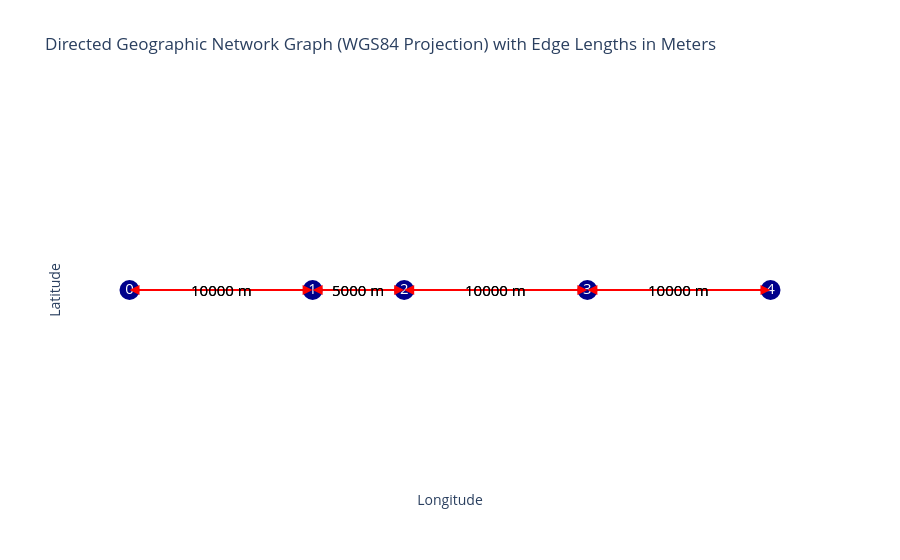

The notebook cell saved with this chart:
### Code cell
graph.plot()

### Figure 1 — Plotly figure (JSON) as saved in the notebook; plotly's stock layout.template omitted (floating-point values rounded to 4 significant figures)
{"data": [{"hoverinfo": "none", "line": {"color": "red", "width": 2}, "mode": "lines", "type": "scatter", "x": [0, 0.08983], "y": [0, 0]}, {"hoverinfo": "none", "line": {"color": "red", "width": 2}, "mode": "lines", "type": "scatter", "x": [0.08983, 0], "y": [0, 0]}, {"hoverinfo": "none", "line": {"color": "red", "width": 2}, "mode": "lines", "type": "scatter", "x": [0.08983, 0.1347], "y": [0, 0]}, {"hoverinfo": "none", "line": {"color": "red", "width": 2}, "mode": "lines", "type": "scatter", "x": [0.1347, 0.08983], "y": [0, 0]}, {"hoverinfo": "none", "line": {"color": "red", "width": 2}, "mode": "lines", "type": "scatter", "x": [0.1347, 0.2246], "y": [0, 0]}, {"hoverinfo": "none", "line": {"color": "red", "width": 2}, "mode": "lines", "type": "scatter", "x": [0.2246, 0.1347], "y": [0, 0]}, {"hoverinfo": "none", "line": {"color": "red", "width": 2}, "mode": "lines", "type": "scatter", "x": [0.2246, 0.3144], "y": [0, 0]}, {"hoverinfo": "none", "line": {"color": "red", "width": 2}, "mode": "lines", "type": "scatter", "x": [0.3144, 0.2246], "y": [0, 0]}, {"hoverinfo": "text", "marker": {"color": "darkblue", "size": 20}, "mode": "markers+text", "text": ["0", "1", "2", "3", "4"], "textfont": {"color": "white", "size": 15}, "textposition": "middle center", "type": "scatter", "x": [0, 0.08983, 0.1347, 0.2246, 0.3144], "y": [0, 0, 0, 0, 0]}], "layout": {"annotations": [{"arrowcolor": "red", "arrowhead": 2, "arrowsize": 2, "arrowwidth": 1, "ax": 0, "axref": "x", "ay": 0, "ayref": "y", "showarrow": true, "x": 0.08983, "xref": "x", "y": 0, "yref": "y"}, {"arrowcolor": "red", "arrowhead": 2, "arrowsize": 2, "arrowwidth": 1, "ax": 0.08983, "axref": "x", "ay": 0, "ayref": "y", "showarrow": true, "x": 0, "xref": "x", "y": 0, "yref": "y"}, {"arrowcolor": "red", "arrowhead": 2, "arrowsize": 2, "arrowwidth": 1, "ax": 0.08983, "axref": "x", "ay": 0, "ayref": "y", "showarrow": true, "x": 0.1347, "xref": "x", "y": 0, "yref": "y"}, {"arrowcolor": "red", "arrowhead": 2, "arrowsize": 2, "arrowwidth": 1, "ax": 0.1347, "axref": "x", "ay": 0, "ayref": "y", "showarrow": true, "x": 0.08983, "xref": "x", "y": 0, "yref": "y"}, {"arrowcolor": "red", "arrowhead": 2, "arrowsize": 2, "arrowwidth": 1, "ax": 0.1347, "axref": "x", "ay": 0, "ayref": "y", "showarrow": true, "x": 0.2246, "xref": "x", "y": 0, "yref": "y"}, {"arrowcolor": "red", "arrowhead": 2, "arrowsize": 2, "arrowwidth": 1, "ax": 0.2246, "axref": "x", "ay": 0, "ayref": "y", "showarrow": true, "x": 0.1347, "xref": "x", "y": 0, "yref": "y"}, {"arrowcolor": "red", "arrowhead": 2, "arrowsize": 2, "arrowwidth": 1, "ax": 0.2246, "axref": "x", "ay": 0, "ayref": "y", "showarrow": true, "x": 0.3144, "xref": "x", "y": 0, "yref": "y"}, {"arrowcolor": "red", "arrowhead": 2, "arrowsize": 2, "arrowwidth": 1, "ax": 0.3144, "axref": "x", "ay": 0, "ayref": "y", "showarrow": true, "x": 0.2246, "xref": "x", "y": 0, "yref": "y"}, {"font": {"color": "black", "size": 15}, "showarrow": false, "text": "10000 m", "x": 0.04492, "y": 0}, {"font": {"color": "black", "size": 15}, "showarrow": false, "text": "10000 m", "x": 0.04492, "y": 0}, {"font": {"color": "black", "size": 15}, "showarrow": false, "text": "5000 m", "x": 0.1123, "y": 0}, {"font": {"color": "black", "size": 15}, "showarrow": false, "text": "5000 m", "x": 0.1123, "y": 0}, {"font": {"color": "black", "size": 15}, "showarrow": false, "text": "10000 m", "x": 0.1797, "y": 0}, {"font": {"color": "black", "size": 15}, "showarrow": false, "text": "10000 m", "x": 0.1797, "y": 0}, {"font": {"color": "black", "size": 15}, "showarrow": false, "text": "10000 m", "x": 0.2695, "y": 0}, {"font": {"color": "black", "size": 15}, "showarrow": false, "text": "10000 m", "x": 0.2695, "y": 0}], "plot_bgcolor": "white", "showlegend": false, "title": {"text": "Directed Geographic Network Graph (WGS84 Projection) with Edge Lengths in Meters"}, "xaxis": {"showgrid": false, "showticklabels": false, "title": {"text": "Longitude"}, "zeroline": false}, "yaxis": {"showgrid": false, "showticklabels": false, "title": {"text": "Latitude"}, "zeroline": false}}}
